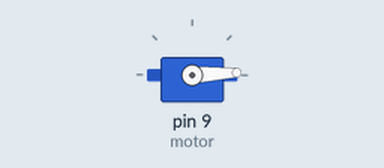
Bench run of a sketch on a simulated Arduino Uno, built with avr-gcc and run on an emulated ATmega328P. On the bench: servo.

Above: at 0.05 s.
At 1.3 s:
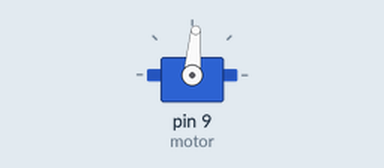
At 2.6 s:
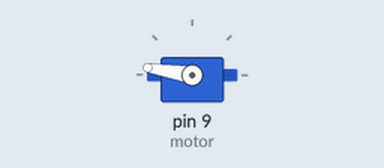
At 5.2 s:
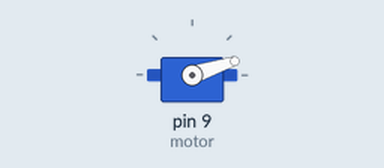
Timing chart, 0 to 7.1 s (numbered marks = the images above):
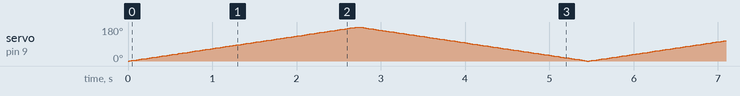

The sketch:

servo.ino
```cpp
//incluimos la libreria Servo
#include <Servo.h>
//creamos una variable motor de tipo Servo para poder utilizar las funciones de la librería
Servo motor;
//inicializamos variable posicion
int pos;

void setup() {
  //selecciono el pin 9
  motor.attach(9);
}

void loop() {
  //girar 180º
  for (pos = 0; pos <= 180; pos ++) {
    motor.write(pos);
    delay(15);
  }
  //volver 180º
  for (pos = 180; pos >= 0; pos --) {
    motor.write(pos);
    delay(15);
  }
}
```
